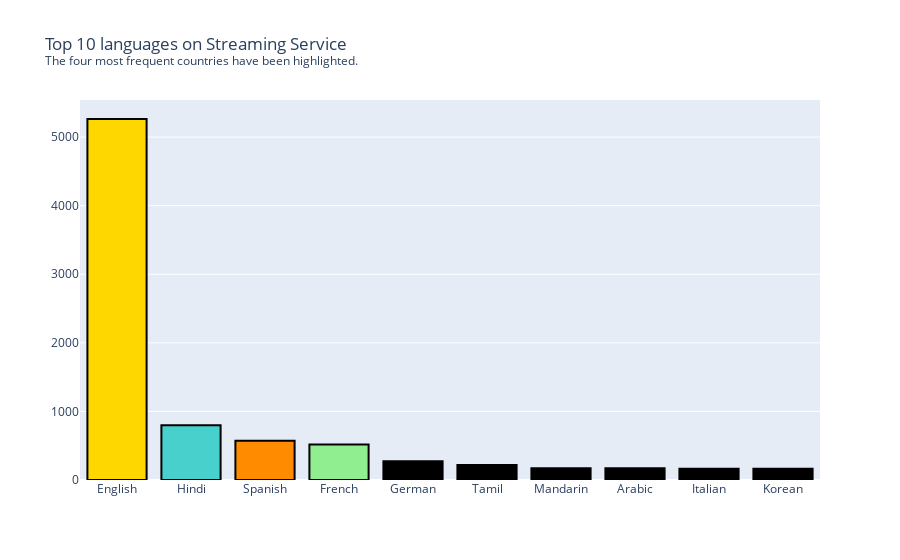

This figure's notebook cell:
### Code cell
fig = go.Figure(data=[go.Bar(x=df.index, y=df['count'].to_list(),
            hovertext=['total ammount', '24% market share', '19% market share'])])

fig.update_traces(marker_color=colors, textfont_color='#000000', textfont_size=20, marker_line=dict(color='#000000', width=2))
fig.update_layout(title_text='Top 10 languages on Streaming Service<br><sup>The four most frequent countries have been highlighted.</sup>')

# fig.update_text(0.09, 0.95, 'The three most frequent countries have been highlighted.', fontsize=12, fontweight='light', fontfamily='serif')
fig.show()

### Figure 1 — Plotly figure (JSON) as saved in the notebook; plotly's stock layout.template omitted (floating-point values rounded to 4 significant figures)
{"data": [{"hovertext": ["total ammount", "24% market share", "19% market share"], "marker": {"color": ["gold", "mediumturquoise", "darkorange", "lightgreen"], "line": {"color": "#000000", "width": 2}}, "textfont": {"color": "#000000", "size": 20}, "type": "bar", "x": ["English", "Hindi", "Spanish", "French", "German", "Tamil", "Mandarin", "Arabic", "Italian", "Korean"], "y": [5264, 799, 574, 519, 272, 219, 172, 171, 165, 163]}], "layout": {"title": {"text": "Top 10 languages on Streaming Service<br><sup>The four most frequent countries have been highlighted.</sup>"}}}
